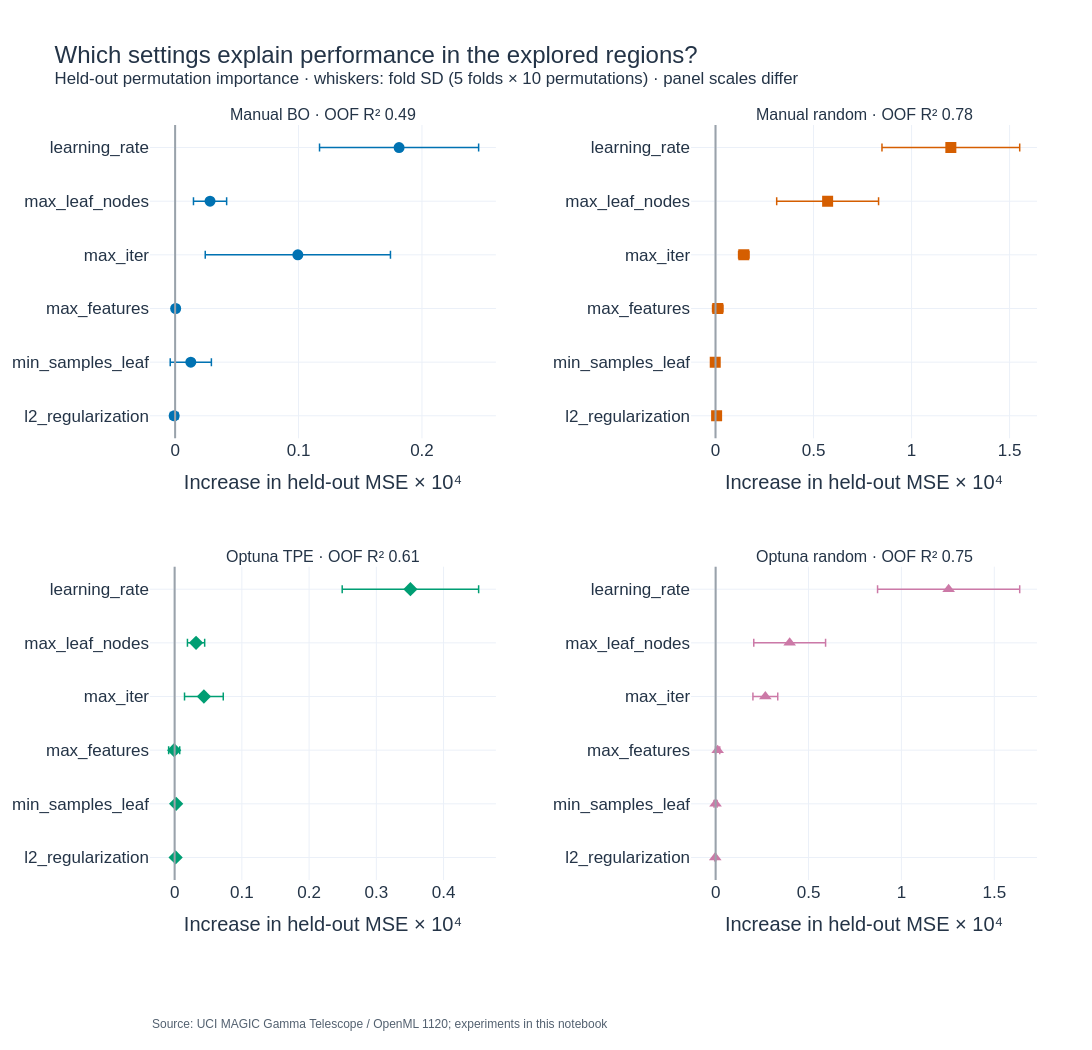

Notebook source saved alongside this figure:
### Markdown cell above
## 7. Hyperparameter importance

These are importances of the **six model settings**, not of the ten input features.
For each method, a random-forest response model learns configuration → CV AUC.
We remove repeated settings, use five-fold cross-fitting over configurations, and
compute permutation importance **on unseen configuration folds**, not on the
response model's training rows. The same procedure covers both manual searches
and both Optuna searches.

Importance is the increase in held-out mean squared prediction error after
permuting a parameter. Values near zero mean little measurable predictive
contribution here; negative values are retained. Whiskers show the SD of the
five fold-level means (each averages ten permutations), **not confidence intervals**.
Out-of-fold $R^2$ indicates whether the response model is trustworthy enough to
interpret. Different methods explore different distributions, so importances are
local to their sampled regions and are not causal or globally comparable rankings.

For the Optuna studies we additionally export native fANOVA importance, averaged
over the three study seeds. This normalized in-sample alternative is descriptive;
it must not be confused with held-out permutation importance.

### Code cell
importance_rows, fidelity_rows = [], []
for method in METHODS:
    trials = history[history.method == method].drop_duplicates(PARAM_NAMES)
    Z, scores = encode(trials[PARAM_NAMES].to_dict('records')), trials.score.to_numpy()
    predicted = np.full(len(trials), np.nan)
    fold_importances = []
    for fold, (train, valid) in enumerate(KFold(5, shuffle=True, random_state=SEED).split(Z)):
        response_model = RandomForestRegressor(n_estimators=300, min_samples_leaf=2,
                                                random_state=SEED + fold, n_jobs=1)
        response_model.fit(Z[train], scores[train])
        predicted[valid] = response_model.predict(Z[valid])
        permuted = permutation_importance(response_model, Z[valid], scores[valid],
                                          scoring='neg_mean_squared_error', n_repeats=10,
                                          random_state=SEED + fold, n_jobs=1)
        fold_importances.append(permuted.importances_mean)
    fold_importances = np.asarray(fold_importances)
    fidelity_rows.append({'method': method, 'unique_configs': len(trials),
                          'oof_r2': r2_score(scores, predicted)})
    for j, name in enumerate(PARAM_NAMES):
        importance_rows.append({'method': method, 'parameter': name,
                                 'importance': fold_importances[:, j].mean(),
                                 'fold_sd': fold_importances[:, j].std(ddof=1)})
importance = pd.DataFrame(importance_rows)
fidelity = pd.DataFrame(fidelity_rows)
importance.to_csv(RESULTS_DIR / 'permutation_importance.csv', index=False)
fidelity.to_csv(RESULTS_DIR / 'importance_fidelity.csv', index=False)
show_table(fidelity, 'Cross-fitted response model: interpret importance with this fidelity')

native_rows = []
for (method, seed), study in studies.items():
    native = optuna.importance.get_param_importances(
        study, evaluator=optuna.importance.FanovaImportanceEvaluator(seed=SEED))
    native_rows.extend({'method': method, 'seed': seed, 'parameter': name,
                        'importance': value} for name, value in native.items())
native_importance = pd.DataFrame(native_rows)
native_importance.to_csv(RESULTS_DIR / 'optuna_fanova_importance.csv', index=False)
show_table(native_importance.groupby(['method', 'parameter']).importance.mean().unstack(0)
           .reset_index(), 'Optuna native fANOVA: mean normalized importance over 3 studies')

fig = make_subplots(rows=2, cols=2, subplot_titles=[
    f'{method} · OOF R² {fidelity.set_index("method").loc[method, "oof_r2"]:.2f}'
    for method in METHODS], horizontal_spacing=.22, vertical_spacing=.17)
order = importance.groupby('parameter').importance.mean().sort_values().index.tolist()
for i, method in enumerate(METHODS):
    values = importance[importance.method == method].set_index('parameter').loc[order]
    fig.add_trace(go.Scatter(
        x=values.importance * 1e4, y=values.index, mode='markers', showlegend=False,
        marker=dict(color=COLORS[method], symbol=SYMBOLS[method], size=11),
        error_x=dict(type='data', array=values.fold_sd * 1e4, thickness=1.5)),
        row=i // 2 + 1, col=i % 2 + 1)
    fig.add_vline(x=0, line_color='#9AA2AA', row=i // 2 + 1, col=i % 2 + 1)
fig.update_xaxes(title_text='Increase in held-out MSE × 10⁴')
fig.update_yaxes(categoryorder='array', categoryarray=order)
fig.update_layout(title='Which settings explain performance in the explored regions?<br>'
                        '<sup>Held-out permutation importance · whiskers: fold SD (5 folds × 10 permutations)'
                        ' · panel scales differ</sup>')
show_and_save(fig, '04_hyperparameter_importance', height=1050)

### Figure 1 — Plotly figure (JSON) as saved in the notebook; plotly's stock layout.template omitted (floating-point values rounded to 4 significant figures)
{"data": [{"error_x": {"array": [0.003034, 0.01668, 0.001577, 0.07504, 0.01344, 0.06445], "thickness": 1.5, "type": "data"}, "marker": {"color": "#0072B2", "size": 11, "symbol": "circle"}, "mode": "markers", "showlegend": false, "type": "scatter", "x": [-0.0007699, 0.01271, 0.0004419, 0.09944, 0.0283, 0.1815], "xaxis": "x", "y": ["l2_regularization", "min_samples_leaf", "max_features", "max_iter", "max_leaf_nodes", "learning_rate"], "yaxis": "y"}, {"error_x": {"array": [0.009691, 0.004574, 0.02633, 0.02654, 0.2599, 0.3513], "thickness": 1.5, "type": "data"}, "marker": {"color": "#D55E00", "size": 11, "symbol": "square"}, "mode": "markers", "showlegend": false, "type": "scatter", "x": [0.005594, -0.001421, 0.01136, 0.1442, 0.5719, 1.2], "xaxis": "x2", "y": ["l2_regularization", "min_samples_leaf", "max_features", "max_iter", "max_leaf_nodes", "learning_rate"], "yaxis": "y2"}, {"error_x": {"array": [0.002283, 0.001307, 0.008235, 0.02883, 0.01281, 0.1015], "thickness": 1.5, "type": "data"}, "marker": {"color": "#009E73", "size": 11, "symbol": "diamond"}, "mode": "markers", "showlegend": false, "type": "scatter", "x": [0.001463, 0.002229, -0.0007038, 0.04352, 0.03185, 0.3507], "xaxis": "x3", "y": ["l2_regularization", "min_samples_leaf", "max_features", "max_iter", "max_leaf_nodes", "learning_rate"], "yaxis": "y3"}, {"error_x": {"array": [0.003049, 0.008196, 0.0113, 0.06682, 0.1933, 0.3826], "thickness": 1.5, "type": "data"}, "marker": {"color": "#CC79A7", "size": 11, "symbol": "triangle-up"}, "mode": "markers", "showlegend": false, "type": "scatter", "x": [-0.002068, -0.0003639, 0.01091, 0.2676, 0.3986, 1.254], "xaxis": "x4", "y": ["l2_regularization", "min_samples_leaf", "max_features", "max_iter", "max_leaf_nodes", "learning_rate"], "yaxis": "y4"}], "layout": {"annotations": [{"font": {"size": 16}, "showarrow": false, "text": "Manual BO · OOF R² 0.49", "x": 0.195, "xanchor": "center", "xref": "paper", "y": 1, "yanchor": "bottom", "yref": "paper"}, {"font": {"size": 16}, "showarrow": false, "text": "Manual random · OOF R² 0.78", "x": 0.805, "xanchor": "center", "xref": "paper", "y": 1, "yanchor": "bottom", "yref": "paper"}, {"font": {"size": 16}, "showarrow": false, "text": "Optuna TPE · OOF R² 0.61", "x": 0.195, "xanchor": "center", "xref": "paper", "y": 0.415, "yanchor": "bottom", "yref": "paper"}, {"font": {"size": 16}, "showarrow": false, "text": "Optuna random · OOF R² 0.75", "x": 0.805, "xanchor": "center", "xref": "paper", "y": 0.415, "yanchor": "bottom", "yref": "paper"}, {"font": {"color": "#536170", "size": 12}, "showarrow": false, "text": "Source: UCI MAGIC Gamma Telescope / OpenML 1120; experiments in this notebook", "x": 0, "xanchor": "left", "xref": "paper", "y": 0, "yanchor": "top", "yref": "paper", "yshift": -135}], "font": {"color": "#243447", "family": "Arial", "size": 17}, "height": 1050, "legend": {"orientation": "h", "x": 0, "y": -0.106, "yanchor": "top"}, "margin": {"b": 170, "l": 85, "r": 55, "t": 125}, "shapes": [{"line": {"color": "#9AA2AA"}, "type": "line", "x0": 0, "x1": 0, "xref": "x", "y0": 0, "y1": 1, "yref": "y domain"}, {"line": {"color": "#9AA2AA"}, "type": "line", "x0": 0, "x1": 0, "xref": "x2", "y0": 0, "y1": 1, "yref": "y2 domain"}, {"line": {"color": "#9AA2AA"}, "type": "line", "x0": 0, "x1": 0, "xref": "x3", "y0": 0, "y1": 1, "yref": "y3 domain"}, {"line": {"color": "#9AA2AA"}, "type": "line", "x0": 0, "x1": 0, "xref": "x4", "y0": 0, "y1": 1, "yref": "y4 domain"}], "title": {"text": "Which settings explain performance in the explored regions?<br><sup>Held-out permutation importance · whiskers: fold SD (5 folds × 10 permutations) · panel scales differ</sup>", "y": 0.94, "yanchor": "top"}, "width": 1400, "xaxis": {"anchor": "y", "domain": [0, 0.39], "title": {"text": "Increase in held-out MSE × 10⁴"}}, "xaxis2": {"anchor": "y2", "domain": [0.61, 1], "title": {"text": "Increase in held-out MSE × 10⁴"}}, "xaxis3": {"anchor": "y3", "domain": [0, 0.39], "title": {"text": "Increase in held-out MSE × 10⁴"}}, "xaxis4": {"anchor": "y4", "domain": [0.61, 1], "title": {"text": "Increase in held-out MSE × 10⁴"}}, "yaxis": {"anchor": "x", "automargin": true, "categoryarray": ["l2_regularization", "min_samples_leaf", "max_features", "max_iter", "max_leaf_nodes", "learning_rate"], "categoryorder": "array", "domain": [0.585, 1]}, "yaxis2": {"anchor": "x2", "automargin": true, "categoryarray": ["l2_regularization", "min_samples_leaf", "max_features", "max_iter", "max_leaf_nodes", "learning_rate"], "categoryorder": "array", "domain": [0.585, 1]}, "yaxis3": {"anchor": "x3", "automargin": true, "categoryarray": ["l2_regularization", "min_samples_leaf", "max_features", "max_iter", "max_leaf_nodes", "learning_rate"], "categoryorder": "array", "domain": [0, 0.415]}, "yaxis4": {"anchor": "x4", "automargin": true, "categoryarray": ["l2_regularization", "min_samples_leaf", "max_features", "max_iter", "max_leaf_nodes", "learning_rate"], "categoryorder": "array", "domain": [0, 0.415]}}}
